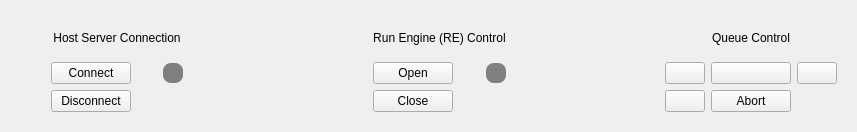
<?xml version="1.0" encoding="UTF-8"?>
<ui version="4.0">
 <class>Form</class>
 <widget class="QWidget" name="Form">
  <property name="geometry">
   <rect>
    <x>0</x>
    <y>0</y>
    <width>857</width>
    <height>132</height>
   </rect>
  </property>
  <property name="windowTitle">
   <string>Form</string>
  </property>
  <layout class="QHBoxLayout" name="horizontalLayout">
   <item>
    <widget class="QFrame" name="hostServerConnection">
     <layout class="QGridLayout" name="gridLayout_3" columnstretch="2,1,1,1">
      <property name="leftMargin">
       <number>40</number>
      </property>
      <property name="rightMargin">
       <number>40</number>
      </property>
      <item row="2" column="0">
       <widget class="QPushButton" name="disconnectButton">
        <property name="text">
         <string>Disconnect</string>
        </property>
       </widget>
      </item>
      <item row="1" column="0">
       <widget class="QPushButton" name="connectButton">
        <property name="text">
         <string>Connect</string>
        </property>
       </widget>
      </item>
      <item row="0" column="0" colspan="3">
       <widget class="QLabel" name="hostServeConnectionLabel">
        <property name="text">
         <string>Host Server Connection</string>
        </property>
        <property name="alignment">
         <set>Qt::AlignCenter</set>
        </property>
       </widget>
      </item>
      <item row="1" column="2">
       <widget class="QLabel" name="label_2">
        <property name="sizePolicy">
         <sizepolicy hsizetype="Fixed" vsizetype="Fixed">
          <horstretch>0</horstretch>
          <verstretch>0</verstretch>
         </sizepolicy>
        </property>
        <property name="minimumSize">
         <size>
          <width>20</width>
          <height>20</height>
         </size>
        </property>
        <property name="styleSheet">
         <string notr="true">background-color: gray; border-radius: 8px;</string>
        </property>
        <property name="text">
         <string/>
        </property>
       </widget>
      </item>
      <item row="1" column="3">
       <spacer name="horizontalSpacer_3">
        <property name="orientation">
         <enum>Qt::Horizontal</enum>
        </property>
        <property name="sizeType">
         <enum>QSizePolicy::Fixed</enum>
        </property>
        <property name="sizeHint" stdset="0">
         <size>
          <width>30</width>
          <height>20</height>
         </size>
        </property>
       </spacer>
      </item>
      <item row="1" column="1">
       <spacer name="horizontalSpacer_2">
        <property name="orientation">
         <enum>Qt::Horizontal</enum>
        </property>
        <property name="sizeType">
         <enum>QSizePolicy::Fixed</enum>
        </property>
        <property name="sizeHint" stdset="0">
         <size>
          <width>20</width>
          <height>20</height>
         </size>
        </property>
       </spacer>
      </item>
     </layout>
    </widget>
   </item>
   <item>
    <spacer name="horizontalSpacer_5">
     <property name="orientation">
      <enum>Qt::Horizontal</enum>
     </property>
     <property name="sizeHint" stdset="0">
      <size>
       <width>40</width>
       <height>20</height>
      </size>
     </property>
    </spacer>
   </item>
   <item>
    <widget class="QFrame" name="environmenControl">
     <layout class="QGridLayout" name="gridLayout_2" columnstretch="2,1,1,1,0,0">
      <property name="leftMargin">
       <number>30</number>
      </property>
      <property name="rightMargin">
       <number>30</number>
      </property>
      <item row="2" column="2">
       <widget class="QLabel" name="label">
        <property name="sizePolicy">
         <sizepolicy hsizetype="Fixed" vsizetype="Fixed">
          <horstretch>0</horstretch>
          <verstretch>0</verstretch>
         </sizepolicy>
        </property>
        <property name="minimumSize">
         <size>
          <width>20</width>
          <height>20</height>
         </size>
        </property>
        <property name="styleSheet">
         <string notr="true">background-color: gray; border-radius: 8px;</string>
        </property>
        <property name="text">
         <string/>
        </property>
        <property name="alignment">
         <set>Qt::AlignCenter</set>
        </property>
        <property name="margin">
         <number>0</number>
        </property>
        <property name="indent">
         <number>-1</number>
        </property>
       </widget>
      </item>
      <item row="2" column="0">
       <widget class="QPushButton" name="runEngineOpenButton">
        <property name="text">
         <string>Open</string>
        </property>
       </widget>
      </item>
      <item row="3" column="0">
       <widget class="QPushButton" name="runEngineCloseButton">
        <property name="text">
         <string>Close</string>
        </property>
       </widget>
      </item>
      <item row="0" column="0" colspan="3">
       <widget class="QLabel" name="runEngineControlLabel">
        <property name="text">
         <string>Run Engine (RE) Control</string>
        </property>
        <property name="alignment">
         <set>Qt::AlignCenter</set>
        </property>
       </widget>
      </item>
      <item row="2" column="3">
       <spacer name="horizontalSpacer_4">
        <property name="orientation">
         <enum>Qt::Horizontal</enum>
        </property>
        <property name="sizeType">
         <enum>QSizePolicy::Fixed</enum>
        </property>
        <property name="sizeHint" stdset="0">
         <size>
          <width>30</width>
          <height>20</height>
         </size>
        </property>
       </spacer>
      </item>
      <item row="2" column="1">
       <spacer name="horizontalSpacer">
        <property name="orientation">
         <enum>Qt::Horizontal</enum>
        </property>
        <property name="sizeType">
         <enum>QSizePolicy::Fixed</enum>
        </property>
        <property name="sizeHint" stdset="0">
         <size>
          <width>20</width>
          <height>20</height>
         </size>
        </property>
       </spacer>
      </item>
     </layout>
    </widget>
   </item>
   <item>
    <spacer name="horizontalSpacer_6">
     <property name="orientation">
      <enum>Qt::Horizontal</enum>
     </property>
     <property name="sizeHint" stdset="0">
      <size>
       <width>40</width>
       <height>20</height>
      </size>
     </property>
    </spacer>
   </item>
   <item>
    <widget class="QFrame" name="queueControl">
     <layout class="QGridLayout" name="gridLayout">
      <item row="1" column="0">
       <widget class="QPushButton" name="queuePlayButton">
        <property name="toolTip">
         <string>Play</string>
        </property>
        <property name="icon">
         <iconset>
          <normaloff>play.png</normaloff>play.png</iconset>
        </property>
       </widget>
      </item>
      <item row="1" column="1">
       <widget class="QPushButton" name="queuePauseButton">
        <property name="acceptDrops">
         <bool>true</bool>
        </property>
        <property name="toolTip">
         <string>Pause</string>
        </property>
        <property name="icon">
         <iconset>
          <normaloff>pause.png</normaloff>pause.png</iconset>
        </property>
       </widget>
      </item>
      <item row="1" column="2">
       <widget class="QPushButton" name="queueResumeButton">
        <property name="toolTip">
         <string>Resume</string>
        </property>
        <property name="icon">
         <iconset>
          <normaloff>resume.png</normaloff>resume.png</iconset>
        </property>
       </widget>
      </item>
      <item row="2" column="0">
       <widget class="QPushButton" name="queueStopButton">
        <property name="toolTip">
         <string>Stop</string>
        </property>
        <property name="icon">
         <iconset>
          <normaloff>stop.png</normaloff>stop.png</iconset>
        </property>
       </widget>
      </item>
      <item row="2" column="1">
       <widget class="QPushButton" name="queueAbortButton">
        <property name="toolTip">
         <string>Abort</string>
        </property>
        <property name="text">
         <string>Abort</string>
        </property>
       </widget>
      </item>
      <item row="0" column="0" colspan="3">
       <widget class="QLabel" name="queueControlLabel">
        <property name="text">
         <string>Queue Control</string>
        </property>
        <property name="alignment">
         <set>Qt::AlignCenter</set>
        </property>
       </widget>
      </item>
     </layout>
    </widget>
   </item>
  </layout>
 </widget>
 <resources/>
 <connections/>
</ui>
